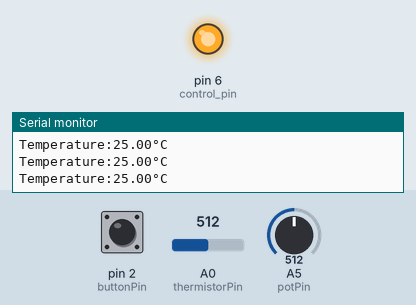
The sketch below on a simulated Arduino Uno, built with avr-gcc and run on an emulated ATmega328P. On the bench: output pins drawn as LEDs (lit = HIGH), the last lines printed to the serial monitor. The inputs (shaded band) are chosen by the test bench; at power-on: A0 (thermistorPin) = 512, pin 2 (buttonPin) HIGH, A5 (potPin) = 512.

Above: at 1.2 s.
1.3 s: A0 (thermistorPin) set to 560
2.8 s: A0 (thermistorPin) set to 581
At 4.1 s:
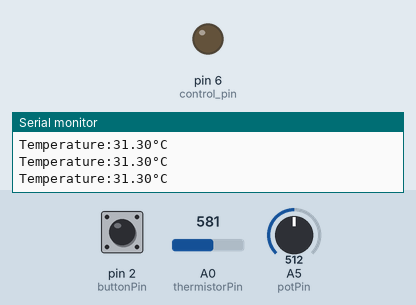
4.5 s: pin 2 (buttonPin) pulled LOW for 0.3 s
6.3 s: pin 2 (buttonPin) pulled LOW for 1 s
At 7.7 s:
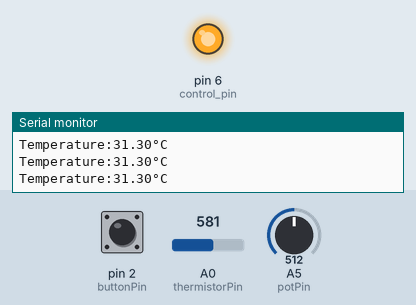
8.8 s: A0 (thermistorPin) set to 840
10.3 s: A0 (thermistorPin) set to 858
At 11.6 s:
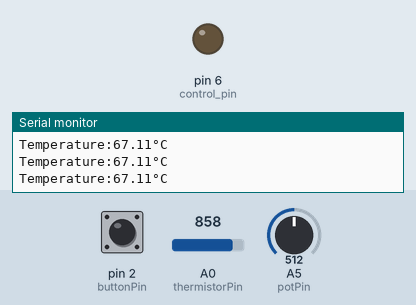
Timing chart, 0 to 12.9 s (numbered marks = the images above; inputs shaded):
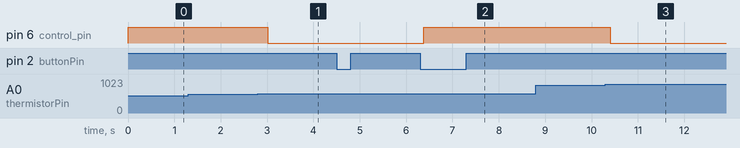

Measured:
- the behaviour switches between 567 and 568 on A0 (thermistorPin) (found by bisection; images 0 and 1)
- the behaviour switches between 847 and 848 on A0 (thermistorPin) (found by bisection; images 2 and 3)
- after the input at 2.8 s, pin 6 (control_pin): HIGH → LOW after 0.22 s
- after the input at 6.3 s, pin 6 (control_pin): LOW → HIGH after 0.08 s
- after the input at 10.3 s, pin 6 (control_pin): HIGH → LOW after 0.10 s

The sketch:

PID_algorithm.ino
```cpp
#include <math.h>
#define buttonPin 2
#define thermistorPin A0
#define potPin A5
#define control_pin 6

int menuState = 0;
int lastButtonState = HIGH;

const float A = 0.001129148;
const float B = 0.000234125;
const float C = 8.76741e-8;

int setTemperature = 30;

//PID constants
int kp = 90, ki = 30, kd = 80;
int PID_p = 0, PID_i = 0, PID_d = 0;
float PID_error;
float prev_error;
float PID_value;

//time constants
float time = 0;
float prev_time = 0;
float dt = 0;

double Thermistor(int RawADC)
{
 double temp_K, temp_C, lnR;
 lnR = log(10000.0 * ((1024.0 / RawADC - 1)));
 temp_K = 1 /(A + B * lnR + C * pow(lnR, 3));
 temp_C = temp_K - 273.15;
 return temp_C;
}

void setup() {
  pinMode(buttonPin, INPUT_PULLUP);
  Serial.begin(9600);
}

void loop() {
  int reading = digitalRead(buttonPin);

  // Handle button press to cycle menu
  if (reading == LOW && lastButtonState == HIGH) {
    delay(50); // debounce
    if (digitalRead(buttonPin) == LOW) {
      menuState = (menuState + 1) % 2;
      Serial.print("Menu: ");
      Serial.println(menuState);
    }
  }

  lastButtonState = reading;

  // Menu 0: Read Thermistor
  if (menuState == 0) {
      prev_time = time;
      time = millis();
      dt = (time - prev_time) / 1000;

      double thermistorval = Thermistor(analogRead(thermistorPin));

      PID_error = setTemperature - thermistorval;
      PID_p = 0.01 * kp * PID_error;
      PID_i = 0.01 * PID_i + (ki*PID_error);
      PID_d = 0.01 * kd * ((PID_error - prev_error) / dt);

      PID_value = PID_p + PID_i + PID_d;

      if (PID_error < 0)
      {
        PID_value = 0;
      }
      else
      {
        PID_value = 255;
      }
      analogWrite(control_pin, PID_value);
      prev_error = PID_error;

      Serial.print("Temperature:");
      Serial.print(thermistorval);
      Serial.println("°C");
      delay(250);
  }

  // Menu 1: Read Potentiometer
  else if (menuState == 1) {
    int potValue = analogRead(potPin);
    setTemperature = map(potValue, 0, 1023, 300, 1000) / 10.0;
    Serial.print("Setting Temperature:");
    Serial.print(setTemperature);
    Serial.println(" °C");
    delay(250);
  }

}
```
